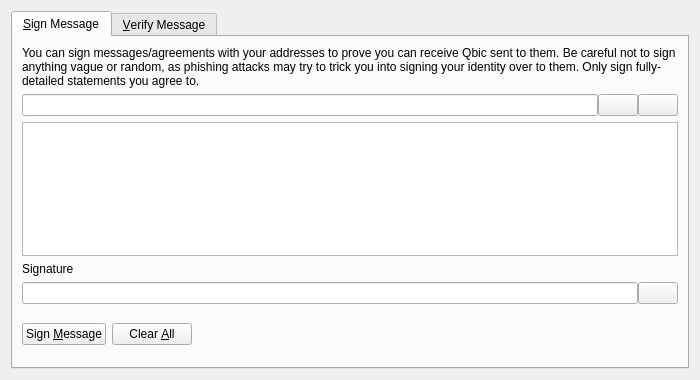
<?xml version="1.0" encoding="UTF-8"?>
<ui version="4.0">
 <class>SignVerifyMessageDialog</class>
 <widget class="QDialog" name="SignVerifyMessageDialog">
  <property name="geometry">
   <rect>
    <x>0</x>
    <y>0</y>
    <width>700</width>
    <height>380</height>
   </rect>
  </property>
  <property name="windowTitle">
   <string>Signatures - Sign / Verify a Message</string>
  </property>
  <property name="modal">
   <bool>true</bool>
  </property>
  <layout class="QVBoxLayout" name="verticalLayout">
   <item>
    <widget class="QTabWidget" name="tabWidget">
     <property name="currentIndex">
      <number>0</number>
     </property>
     <widget class="QWidget" name="tabSignMessage">
      <attribute name="title">
       <string>&amp;Sign Message</string>
      </attribute>
      <layout class="QVBoxLayout" name="verticalLayout_SM">
       <item>
        <widget class="QLabel" name="infoLabel_SM">
         <property name="text">
          <string>You can sign messages/agreements with your addresses to prove you can receive Qbic sent to them. Be careful not to sign anything vague or random, as phishing attacks may try to trick you into signing your identity over to them. Only sign fully-detailed statements you agree to.</string>
         </property>
         <property name="textFormat">
          <enum>Qt::PlainText</enum>
         </property>
         <property name="wordWrap">
          <bool>true</bool>
         </property>
        </widget>
       </item>
       <item>
        <layout class="QHBoxLayout" name="horizontalLayout_1_SM">
         <property name="spacing">
          <number>0</number>
         </property>
         <item>
          <widget class="QValidatedLineEdit" name="addressIn_SM">
           <property name="toolTip">
            <string>The Qbic address to sign the message with</string>
           </property>
          </widget>
         </item>
         <item>
          <widget class="QPushButton" name="addressBookButton_SM">
           <property name="toolTip">
            <string>Choose previously used address</string>
           </property>
           <property name="text">
            <string/>
           </property>
           <property name="shortcut">
            <string>Alt+A</string>
           </property>
           <property name="autoDefault">
            <bool>false</bool>
           </property>
          </widget>
         </item>
         <item>
          <widget class="QPushButton" name="pasteButton_SM">
           <property name="toolTip">
            <string>Paste address from clipboard</string>
           </property>
           <property name="text">
            <string/>
           </property>
           <property name="shortcut">
            <string>Alt+P</string>
           </property>
           <property name="autoDefault">
            <bool>false</bool>
           </property>
          </widget>
         </item>
        </layout>
       </item>
       <item>
        <widget class="QPlainTextEdit" name="messageIn_SM">
         <property name="toolTip">
          <string>Enter the message you want to sign here</string>
         </property>
        </widget>
       </item>
       <item>
        <widget class="QLabel" name="signatureLabel_SM">
         <property name="text">
          <string>Signature</string>
         </property>
         <property name="textFormat">
          <enum>Qt::PlainText</enum>
         </property>
        </widget>
       </item>
       <item>
        <layout class="QHBoxLayout" name="horizontalLayout_2_SM">
         <property name="spacing">
          <number>0</number>
         </property>
         <item>
          <widget class="QLineEdit" name="signatureOut_SM">
           <property name="font">
            <font>
             <italic>true</italic>
            </font>
           </property>
           <property name="readOnly">
            <bool>true</bool>
           </property>
          </widget>
         </item>
         <item>
          <widget class="QPushButton" name="copySignatureButton_SM">
           <property name="toolTip">
            <string>Copy the current signature to the system clipboard</string>
           </property>
           <property name="text">
            <string/>
           </property>
           <property name="autoDefault">
            <bool>false</bool>
           </property>
          </widget>
         </item>
        </layout>
       </item>
       <item>
        <layout class="QHBoxLayout" name="horizontalLayout_3_SM">
         <item>
          <widget class="QPushButton" name="signMessageButton_SM">
           <property name="toolTip">
            <string>Sign the message to prove you own this Qbic address</string>
           </property>
           <property name="text">
            <string>Sign &amp;Message</string>
           </property>
           <property name="autoDefault">
            <bool>false</bool>
           </property>
          </widget>
         </item>
         <item>
          <widget class="QPushButton" name="clearButton_SM">
           <property name="toolTip">
            <string>Reset all sign message fields</string>
           </property>
           <property name="text">
            <string>Clear &amp;All</string>
           </property>
           <property name="autoDefault">
            <bool>false</bool>
           </property>
          </widget>
         </item>
         <item>
          <spacer name="horizontalSpacer_1_SM">
           <property name="orientation">
            <enum>Qt::Horizontal</enum>
           </property>
           <property name="sizeHint" stdset="0">
            <size>
             <width>40</width>
             <height>48</height>
            </size>
           </property>
          </spacer>
         </item>
         <item>
          <widget class="QLabel" name="statusLabel_SM">
           <property name="font">
            <font>
             <weight>75</weight>
             <bold>true</bold>
            </font>
           </property>
           <property name="text">
            <string/>
           </property>
           <property name="wordWrap">
            <bool>true</bool>
           </property>
          </widget>
         </item>
         <item>
          <spacer name="horizontalSpacer_2_SM">
           <property name="orientation">
            <enum>Qt::Horizontal</enum>
           </property>
           <property name="sizeHint" stdset="0">
            <size>
             <width>40</width>
             <height>48</height>
            </size>
           </property>
          </spacer>
         </item>
        </layout>
       </item>
      </layout>
     </widget>
     <widget class="QWidget" name="tabVerifyMessage">
      <attribute name="title">
       <string>&amp;Verify Message</string>
      </attribute>
      <layout class="QVBoxLayout" name="verticalLayout_VM">
       <item>
        <widget class="QLabel" name="infoLabel_VM">
         <property name="text">
          <string>Enter the receiver's address, message (ensure you copy line breaks, spaces, tabs, etc. exactly) and signature below to verify the message. Be careful not to read more into the signature than what is in the signed message itself, to avoid being tricked by a man-in-the-middle attack. Note that this only proves the signing party receives with the address, it cannot prove sendership of any transaction!</string>
         </property>
         <property name="textFormat">
          <enum>Qt::PlainText</enum>
         </property>
         <property name="alignment">
          <set>Qt::AlignLeading|Qt::AlignLeft|Qt::AlignTop</set>
         </property>
         <property name="wordWrap">
          <bool>true</bool>
         </property>
        </widget>
       </item>
       <item>
        <layout class="QHBoxLayout" name="horizontalLayout_1_VM">
         <property name="spacing">
          <number>0</number>
         </property>
         <item>
          <widget class="QValidatedLineEdit" name="addressIn_VM">
           <property name="toolTip">
            <string>The Qbic address the message was signed with</string>
           </property>
          </widget>
         </item>
         <item>
          <widget class="QPushButton" name="addressBookButton_VM">
           <property name="toolTip">
            <string>Choose previously used address</string>
           </property>
           <property name="text">
            <string/>
           </property>
           <property name="shortcut">
            <string>Alt+A</string>
           </property>
           <property name="autoDefault">
            <bool>false</bool>
           </property>
          </widget>
         </item>
        </layout>
       </item>
       <item>
        <widget class="QPlainTextEdit" name="messageIn_VM"/>
       </item>
       <item>
        <widget class="QValidatedLineEdit" name="signatureIn_VM"/>
       </item>
       <item>
        <layout class="QHBoxLayout" name="horizontalLayout_2_VM">
         <item>
          <widget class="QPushButton" name="verifyMessageButton_VM">
           <property name="toolTip">
            <string>Verify the message to ensure it was signed with the specified Qbic address</string>
           </property>
           <property name="text">
            <string>Verify &amp;Message</string>
           </property>
           <property name="autoDefault">
            <bool>false</bool>
           </property>
          </widget>
         </item>
         <item>
          <widget class="QPushButton" name="clearButton_VM">
           <property name="toolTip">
            <string>Reset all verify message fields</string>
           </property>
           <property name="text">
            <string>Clear &amp;All</string>
           </property>
           <property name="autoDefault">
            <bool>false</bool>
           </property>
          </widget>
         </item>
         <item>
          <spacer name="horizontalSpacer_1_VM">
           <property name="orientation">
            <enum>Qt::Horizontal</enum>
           </property>
           <property name="sizeHint" stdset="0">
            <size>
             <width>40</width>
             <height>48</height>
            </size>
           </property>
          </spacer>
         </item>
         <item>
          <widget class="QLabel" name="statusLabel_VM">
           <property name="font">
            <font>
             <weight>75</weight>
             <bold>true</bold>
            </font>
           </property>
           <property name="text">
            <string/>
           </property>
           <property name="wordWrap">
            <bool>true</bool>
           </property>
          </widget>
         </item>
         <item>
          <spacer name="horizontalSpacer_2_VM">
           <property name="orientation">
            <enum>Qt::Horizontal</enum>
           </property>
           <property name="sizeHint" stdset="0">
            <size>
             <width>40</width>
             <height>48</height>
            </size>
           </property>
          </spacer>
         </item>
        </layout>
       </item>
      </layout>
     </widget>
    </widget>
   </item>
  </layout>
 </widget>
 <customwidgets>
  <customwidget>
   <class>QValidatedLineEdit</class>
   <extends>QLineEdit</extends>
   <header>qvalidatedlineedit.h</header>
  </customwidget>
 </customwidgets>
 <resources>
  <include location="../qbic.qrc"/>
 </resources>
 <connections/>
</ui>
